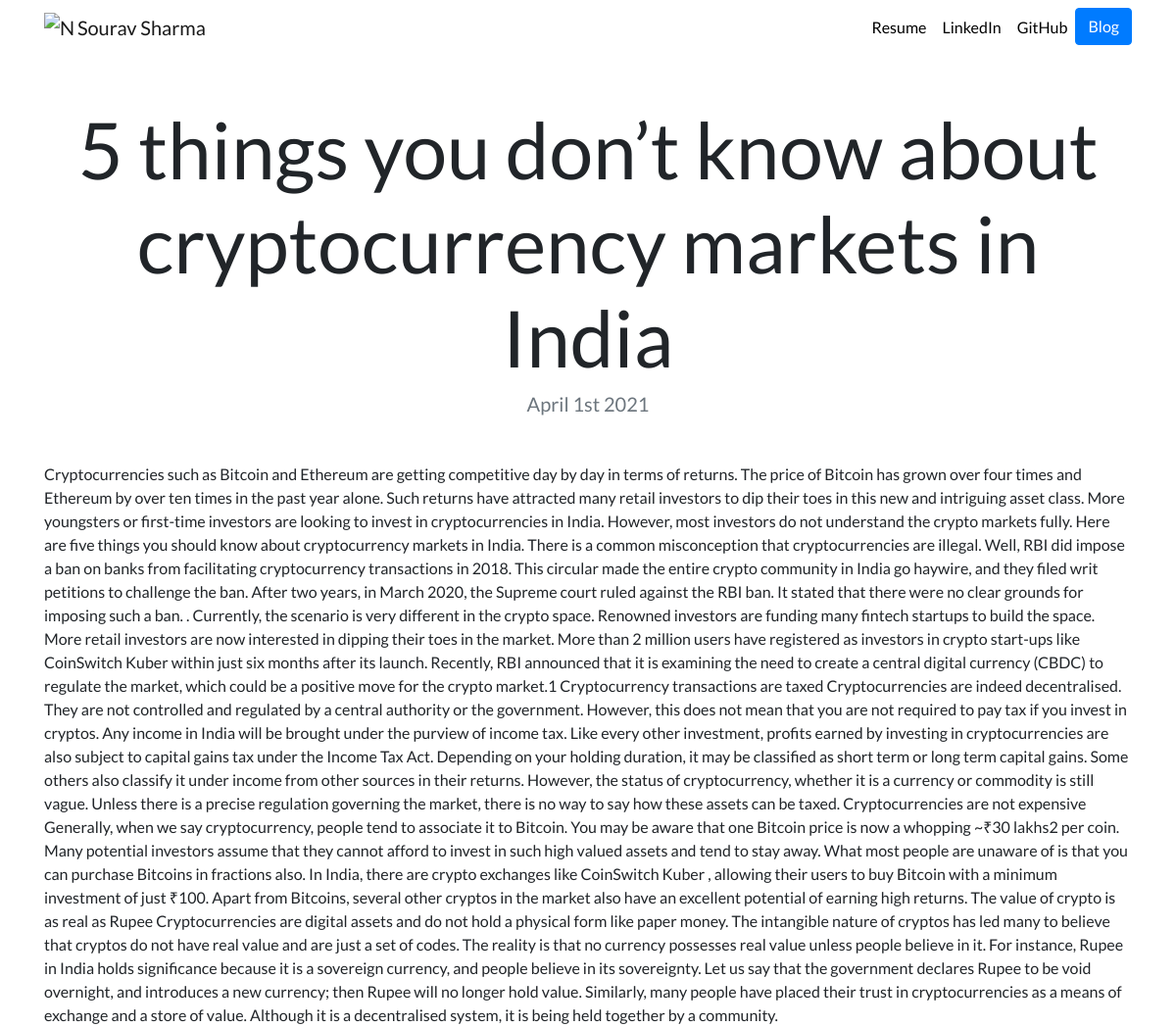
The app's page /blog3/ with its own data.
### blog/models.py (models this page shows)
class Blog(models.Model):
    title = models.CharField(max_length=100)
    description = models.CharField(max_length=25000)
    date = models.DateField()

### blog/views.py (the view)
# urls.py: path('<int:blog_id>/', views.detail, name='detail'),
def detail(request, blog_id):
    blog = get_object_or_404(Blog, pk=blog_id)
    return render(request, 'blog/detail.html',{'blog':blog})

### blog/templates/blog/detail.html
{% extends "portfolio/base.html" %}
{% load static %}
{% block content %}
<h1 class="text-center mt-5" id="blogdetailtitle">{{ blog.title }}</h1>
<h5 class="text-center text-muted mb-5">{{ blog.date|date:'F jS Y' }}</h5>
{{ blog.description|safe }}
{% endblock %}

### portfolio/static/portfolio/custom.css (style rules this page uses)
body { font-family: 'Lato', sans-serif; }
@media (min-width: 992px) { #blogdetailtitle { font-size: 5rem; } }

### records on screen
Blog: title "5 things you don’t know about cryptocurrency markets in India", date "April 1st 2021", description "Cryptocurrencies such as Bitcoin and Ethereum are getting competitive day by day in terms of returns. The price of Bitcoin has grown over four times and Ethereum by over ten times in the past year alone. Such returns have attracted many retail investors to dip their toes in this new and intriguing asset class. More youngsters or first-time investors are looking to invest in cryptocurrencies in India. However, most investors do not understand the crypto markets fully. Here are five things you should know about cryptocurrency markets in India. There is a common misconception that cryptocurrencies are illegal. Well, RBI did impose a ban on banks from facilitating cryptocurrency transactions in…"
